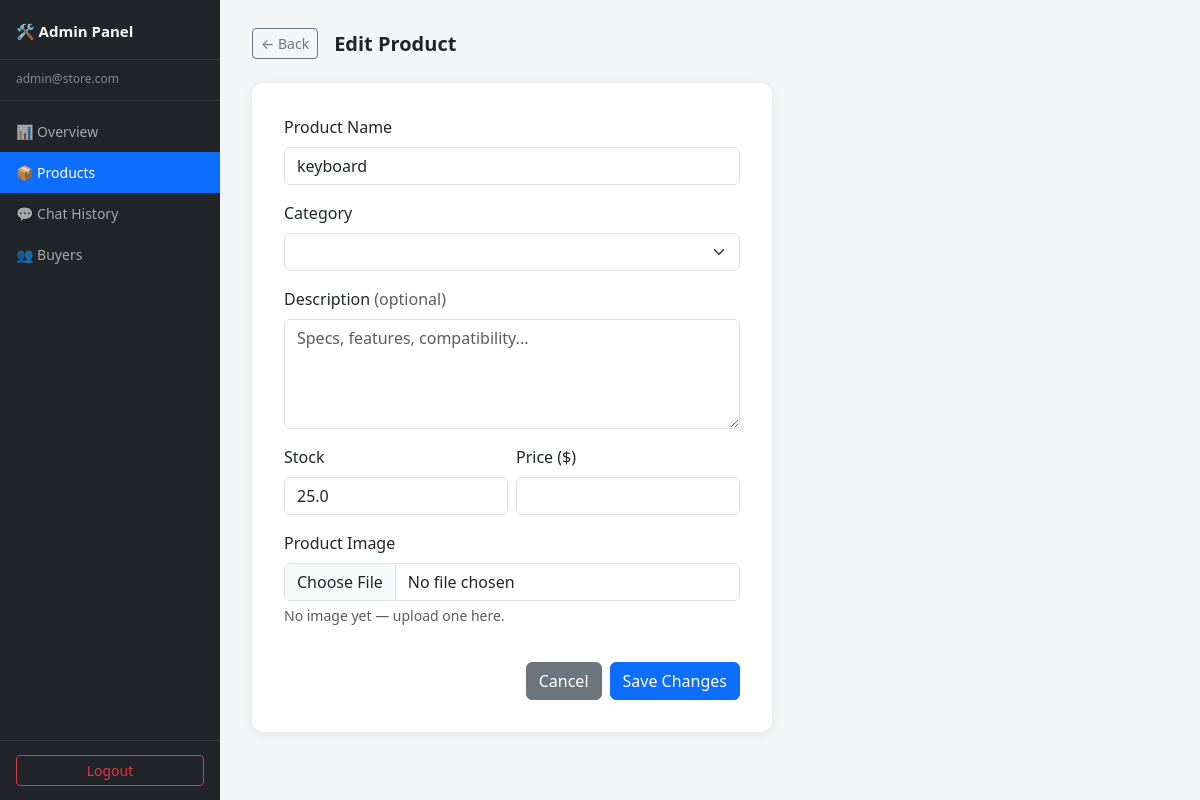
Page /edit/4 (signed in) on the earlier database version.
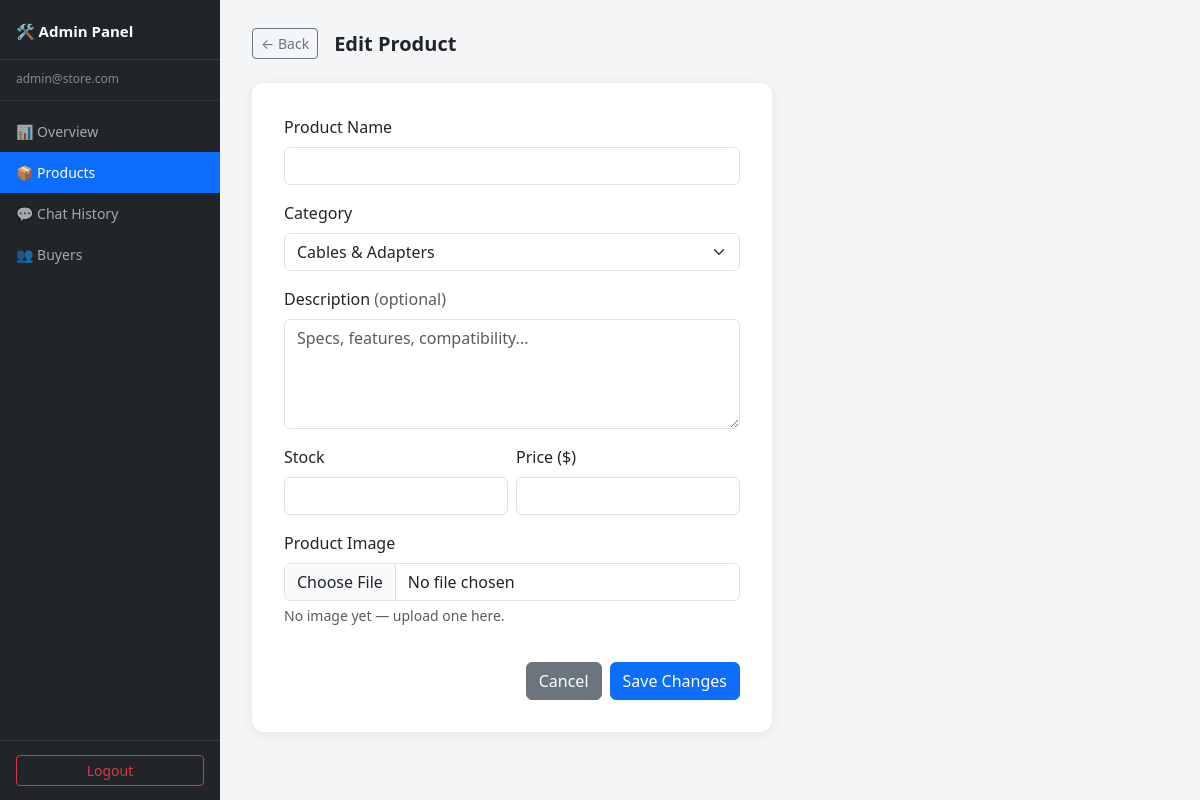
Same page on the later database version.
### tables this page shows
CREATE TABLE products(
        id        INTEGER PRIMARY KEY AUTOINCREMENT,
        name      TEXT    NOT NULL,
        category  TEXT    NOT NULL DEFAULT 'Other',
        stock     INTEGER NOT NULL,
        price     REAL    NOT NULL,
        image_url TEXT
    , description TEXT);

### routes/admin.py (the view)
@admin_bp.route('/edit/<int:id>')
def edit(id):
    if seller_only(): return redirect('/login')
    return render_template('edit.html', active='products',
        product=get_product_by_id(id), categories=get_all_categories())

### database.py (called while the page is built)
def get_connection():
    return sqlite3.connect(DATABASE)

def get_product_by_id(product_id):
    conn = get_connection()
    cursor = conn.cursor()
    cursor.execute("SELECT * FROM products WHERE id=?", (product_id,))
    product = cursor.fetchone()
    conn.close()
    return product

def get_all_categories():
    conn = get_connection()
    cursor = conn.cursor()
    cursor.execute("SELECT * FROM categories ORDER BY name")
    rows = cursor.fetchall()
    conn.close()
    return rows

### routes/admin.py (called while the page is built)
def seller_only():
    return session.get('role') != 'seller'

### templates/edit.html (shortened to what this page needs)
{% extends 'base_admin.html' %}
{% block content %}
<div class="d-flex align-items-center gap-3 mb-4">
    <a href="/admin/products" class="btn btn-outline-secondary btn-sm">← Back</a>
    <p class="admin-page-title mb-0">Edit Product</p>
</div>
<div class="form-card" style="max-width:520px;">
    <form method="POST" action="/update/{{ product[0] }}" enctype="multipart/form-data">
        <div class="d-flex flex-column gap-3">
            <div>
                <label class="form-label">Product Name</label>
                <input type="text" name="name" class="form-control"
                       value="{{ product[1] }}" required>
            </div>
            <div>
                <label class="form-label">Category</label>
                <select name="category" class="form-select" required>
                    {% for cat in categories %}
                    <option value="{{ cat[1] }}"
                        {% if cat[1] == product[2] %}selected{% endif %}>
                        {{ cat[1] }}
                    </option>
                    {% endfor %}
                </select>
            </div>
            <div>
                <label class="form-label">Description <span class="text-muted">(optional)</span></label>
                <textarea name="description" class="form-control" rows="4"
                          placeholder="Specs, features, compatibility...">{{ product[6] or '' }}</textarea>
            </div>
            <div class="row g-2">
                <div class="col">
                    <label class="form-label">Stock</label>
                    <input type="number" name="stock" class="form-control"
                           value="{{ product[3] }}" min="0" required>
                </div>
                <div class="col">
                    <label class="form-label">Price ($)</label>
                    <input type="number" name="price" class="form-control"
                           value="{{ product[4] }}" min="0" step="0.01" required>
                </div>
            </div>
            <div>
                <label class="form-label">Product Image</label>
                <input type="file" name="image" class="form-control"
                       accept=".png,.jpg,.jpeg,.gif,.webp"
                       onchange="previewNew(this)">
                <p class="text-muted small mt-1">
                    {% if product[5] %}Leave blank to keep current image.
                    {% else %}No image yet — upload one here.{% endif %}
                </p>
            </div>
            <div class="d-flex gap-2 justify-content-end mt-1">
                <a href="/admin/products" class="btn btn-secondary">Cancel</a>
                <button type="submit" class="btn btn-primary">Save Changes</button>
            </div>
        </div>
    </form>
</div>
{% endblock %}

Differences in the rows shown:
removed products: name "keyboard", stock "25.0"
Other differences:
form field category: (not shown) → "Cables & Adapters"
